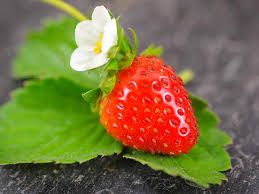
#> input picture images/images.jpeg, 259 x 194 px, found by its file name
$ python colorthreshold.py   (older library calls are emulated)
#> lines starting #> are read from the running program, lines starting #| are printed output that depends on the picture; after the words box and inside, x2 and y2 are one past the last pixel; in counts of white or black regions, pixels touching at a corner belong together
#> further down, image is the input picture: shape (194, 259, 3); mean B, G, R 66.9, 112.7, 124.3
#Code for the detection of a strawberry
import cv2
import numpy as np


'''def show(image):
     plt.figure(figsize=(10, 10))
     plt.imshow(image, interpolation='nearest')
 '''
'''def overlay_mask(mask, image):
    rgb_mask = cv2.cvtColor(mask, cv2.COLOR_GRAY2RGB)
    #calculates the weightes sum of two arrays. in our case image arrays
    #input, how much to weight each.
    #optional depth value set to 0 no need
    img = cv2.addWeighted(rgb_mask, 0.5, image, 0.5, 0)
    return img
 '''
def find_biggest_contour(image):

    image = image.copy()
    _, contours, _ = cv2.findContours(image, cv2.RETR_LIST, cv2.CHAIN_APPROX_SIMPLE)
    if not contours:
        return 0
    else:
        contour_sizes = [(cv2.contourArea(contour), contour) for contour in contours]
        biggest_contour = max(contour_sizes, key=lambda x: x[0])[1]

        mask = np.zeros(image.shape, np.uint8)
        cv2.drawContours(mask, [biggest_contour], -1, 255, -1)
        return 1

'''def circle_contour(image, contour):
    image_with_ellipse = image.copy()
    ellipse = cv2.fitEllipse(contour)
    green = (0, 255, 0) #Colour of the bounding ellipse
    cv2.ellipse(image_with_ellipse, ellipse, green, 2) #Drawing an ellipse around the fitted ellipse given
    # by the function fitEllipse
    return image_with_ellipse
'''

def find_strawberry(image):
    image = cv2.cvtColor(image, cv2.COLOR_BGR2RGB)

    #max_dimension = max(image.shape)
    #scale = 700/max_dimension
    #image = cv2.resize(image, None, fx=scale, fy=scale)
    image_blur = cv2.GaussianBlur(image, (7, 7), 0)
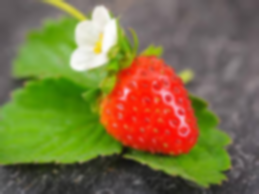
#> image_blur: shape (194, 259, 3); mean R, G, B 124.3, 112.7, 66.9
    image_blur_hsv = cv2.cvtColor(image_blur, cv2.COLOR_RGB2HSV)
#> image_blur_hsv: shape (194, 259, 3); mean H, S, V 72.8, 113.5, 140.4

    min_red = np.array([0, 100, 80])
    max_red = np.array([10, 256, 256])
    mask1 = cv2.inRange(image_blur_hsv, min_red, max_red)
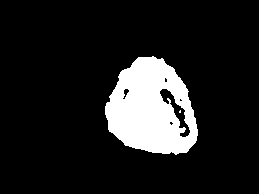
#> mask1: shape (194, 259); 12.6% white; 2 white regions (1 under 20 px), largest, box (x1, y1, x2, y2) and area: (105, 56, 198, 155) 6313

    min_red2 = np.array([170, 100, 80])
    max_red2 = np.array([180, 256, 256])
    mask2 = cv2.inRange(image_blur_hsv, min_red2, max_red2)
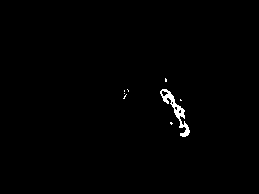
#> mask2: shape (194, 259); 0.72% white; 8 white regions (7 under 20 px), largest, box (x1, y1, x2, y2) and area: (160, 89, 190, 137) 333
    mask = mask1 + mask2
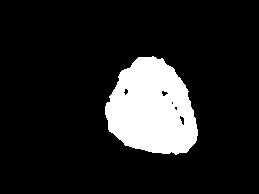
#> mask: shape (194, 259); 13.3% white; 1 white region, box (x1, y1, x2, y2) and area: (105, 56, 198, 155) 6680

    kernel = cv2.getStructuringElement(cv2.MORPH_ELLIPSE, (15, 15))
    mask_closed = cv2.morphologyEx(mask, cv2.MORPH_CLOSE, kernel)
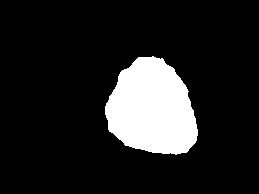
#> mask_closed: shape (194, 259); 13.5% white; 1 white region, box (x1, y1, x2, y2) and area: (105, 56, 198, 155) 6765
    mask_clean = cv2.morphologyEx(mask_closed, cv2.MORPH_OPEN, kernel)
#> mask_clean: shape (194, 259); 13.4% white; 1 white region
    big_strawberry_contour = find_biggest_contour(mask_clean)
#> in find_biggest_contour, `_, contours, _ = cv2.findContours(image, cv2.RETR_LIST, cv2.CHAIN_APPR..`: contours = 1 contour; box (x1, y1, x2, y2) and area: (105, 57, 198, 155) 6604
#> in find_biggest_contour, `contour_sizes = [(cv2.contourArea(contour), contour) for contour in co..`: contour_sizes = 1 item
#> in find_biggest_contour, `biggest_contour = max(contour_sizes, key=lambda x: x[0])[1]`: biggest_contour = contour of 129 points, box (x1, y1, x2, y2) (105, 57, 198, 155), area 6604
#> big_strawberry_contour = 1
    #overlay = overlay_mask(mask_clean, image)

    #circled = circle_contour(overlay, big_strawberry_contour)

    #bgr = cv2.cvtColor(circled, cv2.COLOR_RGB2BGR)

    return big_strawberry_contour


if __name__ == '__main__':

    image = cv2.imread('images.jpeg')
    result = find_strawberry(image)
#> result = 1
    if result == 0:
        print ("No strawberry")
    else:
        print ("Found Strawberry")
